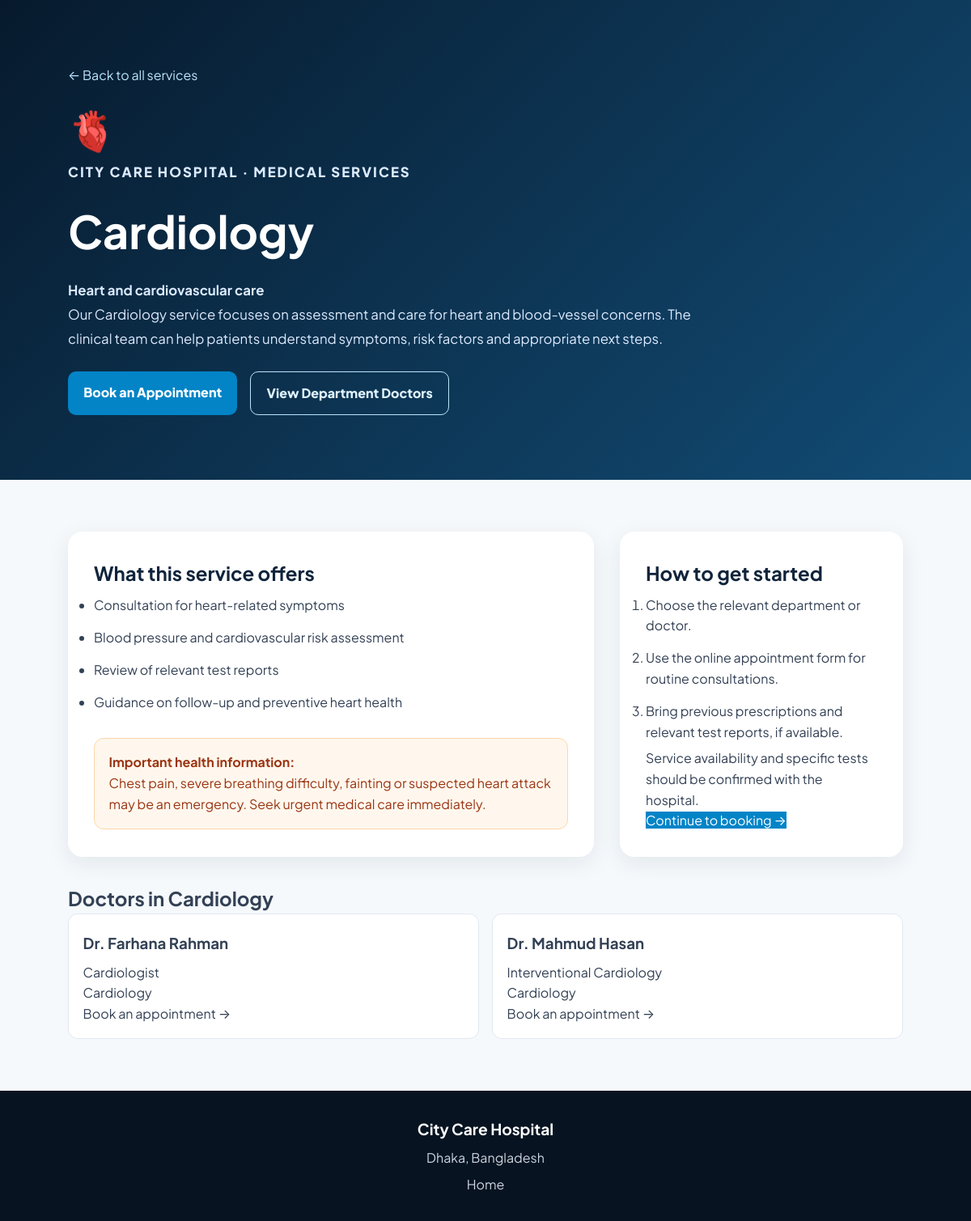
Screenshot of /service.php?service=cardiology with the database file from the repository.
### tables this page shows
CREATE TABLE `doctor` (
  `doctor_id` int(11) NOT NULL,
  `department_id` int(11) NOT NULL,
  `doctor_name` varchar(100) NOT NULL,
  `specialization` varchar(100) NOT NULL,
  `phone` varchar(20) DEFAULT NULL,
  `email` varchar(120) DEFAULT NULL
);

CREATE TABLE `department` (
  `department_id` int(11) NOT NULL,
  `department_name` varchar(80) NOT NULL,
  `description` varchar(255) DEFAULT NULL
);

### service.php (the view, shortened to what this page needs)
<?php
function e($value): string {
    return htmlspecialchars((string)$value, ENT_QUOTES, 'UTF-8');
}
$key = strtolower(trim((string)($_GET['service'] ?? '')));
if (!isset($services[$key])) {
    http_response_code(404);
    $service = null;
} else {
    $service = $services[$key];
}
$doctors = [];
$dbError = '';
if ($service) {
    try {
        $dsn = 'mysql:host=' . DB_HOST . ';port=' . DB_PORT . ';dbname=' . DB_NAME . ';charset=utf8mb4';
        $pdo = new PDO($dsn, DB_USER, DB_PASS, [
            PDO::ATTR_ERRMODE => PDO::ERRMODE_EXCEPTION,
            PDO::ATTR_DEFAULT_FETCH_MODE => PDO::FETCH_ASSOC,
            PDO::ATTR_EMULATE_PREPARES => false
        ]);
        $stmt = $pdo->prepare(
            'SELECT d.doctor_id, d.doctor_name, d.specialization, dep.department_name
             FROM doctor d
             JOIN department dep ON dep.department_id = d.department_id
             WHERE LOWER(dep.department_name) = LOWER(?)
             ORDER BY d.doctor_name'
        );
        $departmentName = $service['title'];
        $stmt->execute([$departmentName]);
        $doctors = $stmt->fetchAll();
    } catch (Throwable $ex) {
        $dbError = 'Doctor availability could not be loaded right now. Please try again later.';
    }
}
?>
<!DOCTYPE html>
<html lang="en">
<head>
<link rel="stylesheet" href="style.css">
</head>
<body>
<?php if (!$service): ?>
<section class="service-detail-hero"><div class="service-detail-inner">
<p class="service-detail-kicker">City Care Hospital</p><h1>Service not found</h1>
<p>Please choose a service from the homepage.</p><a class="service-primary" href="index.php#services">Back to Services</a>
</div></section>
<?php else: ?>
<section class="service-detail-hero">
  <div class="service-detail-inner">
    <a class="service-back" href="index.php#services">← Back to all services</a>
    <div class="service-detail-icon"><?= e($service['icon']) ?></div>
    <p class="service-detail-kicker">City Care Hospital · Medical Services</p>
    <h1><?= e($service['title']) ?></h1>
    <p><strong><?= e($service['subtitle']) ?></strong></p>
    <p><?= e($service['intro']) ?></p>
    <div class="service-actions">
      <a class="service-primary" href="index.php#appointment">Book an Appointment</a>
      <a class="service-secondary" href="#service-doctors">View Department Doctors</a>
    </div>
  </div>
</section>
<section class="service-detail-content">
  <div class="service-detail-grid">
    <article class="service-detail-card">
      <h2>What this service offers</h2>
      <ul><?php foreach ($service['items'] as $item): ?><li><?= e($item) ?></li><?php endforeach; ?></ul>
      <div class="service-detail-notice"><strong>Important health information:</strong><br><?= e($service['notice']) ?></div>
    </article>
    <aside class="service-detail-card">
      <h2>How to get started</h2>
      <ol>
        <li>Choose the relevant department or doctor.</li>
        <li>Use the online appointment form for routine consultations.</li>
        <li>Bring previous prescriptions and relevant test reports, if available.</li>
      </ol>
      <p>Service availability and specific tests should be confirmed with the hospital.</p>
      <a class="service-primary" href="index.php#appointment">Continue to booking →</a>
    </aside>
  </div>
  <div class="service-detail-inner service-doctors" id="service-doctors">
    <h2>Doctors in <?= e($service['title']) ?></h2>
    <?php if ($dbError): ?>
      <p class="cc-message cc-error"><?= e($dbError) ?></p>
    <?php elseif (!$doctors): ?>
      <p class="cc-message">No doctors are currently listed under this department in the database. You can still return to the appointment form to review available doctors.</p>
    <?php else: ?>
      <div class="service-doctor-list">
      <?php foreach ($doctors as $doctor): ?>
        <article class="service-doctor">
          <h3><?= e($doctor['doctor_name']) ?></h3>
          <p><?= e($doctor['specialization']) ?></p>
          <p><?= e($doctor['department_name']) ?></p>
          <a href="index.php#appointment">Book an appointment →</a>
        </article>
      <?php endforeach; ?>
      </div>
    <?php endif; ?>
  </div>
</section>
<?php endif; ?>
<footer class="cc-footer" id="contact">
  <strong>City Care Hospital</strong>
  <span>Dhaka, Bangladesh</span>
  <a href="index.php">Home</a>
</footer>
</body>
</html>

### style.css (style rules this page uses)
*, *::before, *::after { box-sizing: border-box; margin: 0; padding: 0; }
:root { --brand-navy: #0b192c; --brand-navy-light: #1e293b; --primary: #0284c7; --primary-hover: #0369a1; --primary-gradient: linear-gradient(135deg, #0284c7 0%, #0369a1 100%); --cyan-accent: #38bdf8; --cyan-glow: rgba(56, 189, 248, 0.35); --emergency: #dc2626; --emergency-hover: #b91c1c; --emergency-bg: #fee2e2; --success: #10b981; --success-bg: #ecfdf5; --success-border: #a7f3d0; --text-dark: #0f172a; --text-body: #334155; --text-muted: #64748b; --text-light: #f8fafc; --bg-page: #ffffff; --bg-subtle: #f8fafc; --border-subtle: #e2e8f0; --border-card: #e2e8f0; --font-family: 'Plus Jakarta Sans', system-ui, -apple-system, sans-serif; --shadow-xs: 0 1px 2px rgba(15, 23, 42, 0.05); --shadow-sm: 0 2px 4px rgba(15, 23, 42, 0.06); --shadow-md: 0 4px 14px -2px rgba(15, 23, 42, 0.08); --shadow-lg: 0 14px 28px -4px rgba(2, 132, 199, 0.12), 0 6px 12px -2px rgba(15, 23, 42, 0.06); --shadow-hover: 0 20px 30px -6px rgba(2, 132, 199, 0.16), 0 8px 16px -4px rgba(15, 23, 42, 0.08); --transition: all 0.25s cubic-bezier(0.16, 1, 0.3, 1); }
html { scroll-behavior: smooth; font-size: 16px; }
body { font-family: var(--font-family); background-color: var(--bg-page); color: var(--text-body); line-height: 1.6; -webkit-font-smoothing: antialiased; }
a { text-decoration: none; color: inherit; transition: var(--transition); }
.cc-footer { display:flex; flex-direction:column; gap:.45rem; align-items:center; padding:2rem; background:#071321; color:#cbd5e1; text-align:center; }
.cc-footer strong { color:#fff; font-size:1.2rem; }

### service.php (style rules this page uses)
.service-detail-hero { padding:5rem 7%;background:linear-gradient(135deg,#071a2d,#124c75);color:#fff }
.service-detail-inner { max-width:1100px;margin:auto }
.service-detail-kicker { font-weight:800;letter-spacing:.12em;color:#7dd3fc;text-transform:uppercase;font-size:.82rem }
.service-detail-hero h1 { font-size:clamp(2.2rem,5vw,3.5rem);margin:.8rem 0 }
.service-detail-hero p { max-width:780px;line-height:1.8;color:#dbeafe;font-size:1.05rem }
.service-detail-icon { font-size:3rem }
.service-detail-content { padding:4rem 7%;background:#f5f9fc }
.service-detail-grid { max-width:1100px;margin:auto;display:grid;grid-template-columns:1.3fr .7fr;gap:2rem }
.service-detail-card { background:white;padding:2rem;border-radius:18px;box-shadow:0 8px 28px rgba(15,23,42,.08) }
.service-detail-card h2 { color:#10243b;margin-top:0 }
.service-detail-card li { padding:.45rem 0;line-height:1.6 }
.service-detail-notice { margin-top:1.5rem;padding:1rem 1.1rem;background:#fff7ed;border:1px solid #fed7aa;color:#9a3412;border-radius:12px;line-height:1.65 }
.service-doctors { margin-top:2rem }
.service-doctor-list { display:grid;grid-template-columns:repeat(auto-fit,minmax(220px,1fr));gap:1rem }
.service-doctor { border:1px solid #e2e8f0;border-radius:12px;padding:1.1rem;background:#fff }
.service-doctor h3 { margin:.2rem 0 .5rem }
.service-actions { display:flex;gap:1rem;flex-wrap:wrap;margin-top:1.5rem }
.service-actions a { display:inline-block;padding:.85rem 1.2rem;border-radius:10px;text-decoration:none;font-weight:800 }
.service-primary { background:#0284c7;color:white }
.service-secondary { border:1px solid #bae6fd;color:#e0f2fe }
.service-back { display:inline-block;margin-bottom:1rem;color:#bae6fd }

### rows the page displays
doctor: doctor_name "Dr. Farhana Rahman", specialization "Cardiologist", department.department_name "Cardiology"
doctor: doctor_name "Dr. Mahmud Hasan", specialization "Interventional Cardiology", department.department_name "Cardiology"

### other values shown
$service['icon'] "🫀"
$service['title'] "Cardiology"
$service['subtitle'] "Heart and cardiovascular care"
$service['intro'] "Our Cardiology service focuses on assessment and care for heart and blood-vessel concerns. The clinical team can help patients understand symptoms, risk factors and appropriate next steps."
$item "Consultation for heart-related symptoms"
$item "Blood pressure and cardiovascular risk assessment"
$item "Review of relevant test reports"
$item "Guidance on follow-up and preventive heart health"
$service['notice'] "Chest pain, severe breathing difficulty, fainting or suspected heart attack may be an emergency. Seek urgent medical care immediately."
